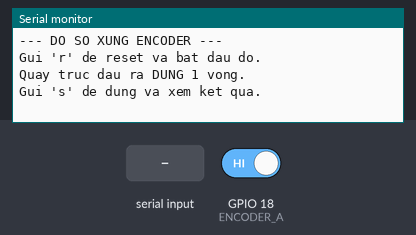
Bench run of a sketch on a simulated ESP32. Shown: the last lines printed to the serial monitor. The test bench sets the inputs (shaded band); at power-on: GPIO 18 (ENCODER_A) HIGH.

Above: at 1.2 s.
1.3 s: "r" received over Serial
At 1.8 s:
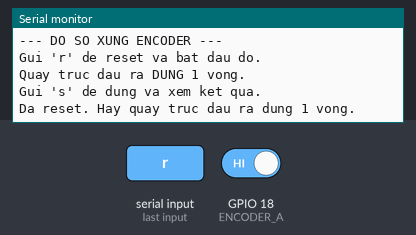
2.8 s: "s" received over Serial
At 4.2 s:
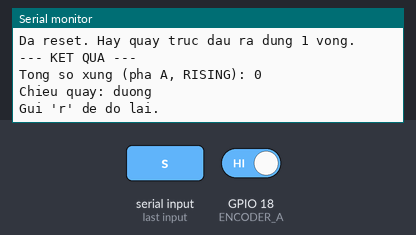

Measured:
- after the input at 1.3 s, the serial monitor: prints a new line at once (image 1)
- after the input at 2.8 s, the serial monitor: prints a new line at once (image 2)

The sketch:

doxungdoxung.ino
```cpp
/*
  ESP32: ĐO SỐ XUNG ENCODER TRONG 1 VÒNG QUAY

  Kết nối:
  - Encoder pha A -> GPIO 18
  - Encoder pha B -> GPIO 19
  - Encoder VCC   -> 3.3V
  - Encoder GND   -> GND

  Điều khiển qua Serial Monitor, baud rate 115200:
  - Gửi r: reset bộ đếm và bắt đầu đo
  - Quay trục đầu ra đúng 1 vòng
  - Gửi s: dừng đo và in số xung
*/


// Pha A tạo interrupt để đếm xung.
#define ENCODER_A 18

// Pha B chỉ dùng để xác định chiều quay.
#define ENCODER_B 19


// Biến đếm xung encoder.
volatile long encoder_ticks = 0;

// Cho biết hiện có đang thực hiện phép đo không.
volatile bool is_measuring = false;

// Mutex để ESP32 đọc/ghi biến từ interrupt an toàn.
portMUX_TYPE encoder_mutex = portMUX_INITIALIZER_UNLOCKED;


// Hàm chạy khi pha A chuyển từ LOW sang HIGH.
void IRAM_ATTR encoderCallback() {
  portENTER_CRITICAL_ISR(&encoder_mutex);

  // Chỉ đếm xung khi người dùng đã gửi lệnh "r".
  if (is_measuring) {
    /*
      Đếm có dấu:
      - Pha B HIGH: tăng xung
      - Pha B LOW: giảm xung

      Dùng abs() khi in kết quả để có tổng số xung,
      không phụ thuộc chiều quay.
    */
    if (digitalRead(ENCODER_B) == HIGH) {
      encoder_ticks++;
    } else {
      encoder_ticks--;
    }
  }

  portEXIT_CRITICAL_ISR(&encoder_mutex);
}


void setup() {
  Serial.begin(115200);

  // Thiết lập hai chân encoder là đầu vào.
  pinMode(ENCODER_A, INPUT);
  pinMode(ENCODER_B, INPUT);

  /*
    Gắn interrupt vào pha A.
    Mỗi cạnh lên của pha A được tính là một xung.
  */
  attachInterrupt(
    digitalPinToInterrupt(ENCODER_A),
    encoderCallback,
    RISING
  );

  Serial.println("\n--- DO SO XUNG ENCODER ---");
  Serial.println("Gui 'r' de reset va bat dau do.");
  Serial.println("Quay truc dau ra DUNG 1 vong.");
  Serial.println("Gui 's' de dung va xem ket qua.");
}


void loop() {
  // Kiểm tra lệnh gửi từ Serial Monitor.
  if (Serial.available() > 0) {
    char command = Serial.read();

    // r = reset và bắt đầu đếm xung.
    if (command == 'r' || command == 'R') {
      portENTER_CRITICAL(&encoder_mutex);

      encoder_ticks = 0;
      is_measuring = true;

      portEXIT_CRITICAL(&encoder_mutex);

      Serial.println("Da reset. Hay quay truc dau ra dung 1 vong.");
    }

    // s = dừng và hiển thị kết quả.
    if (command == 's' || command == 'S') {
      long ticks;

      portENTER_CRITICAL(&encoder_mutex);

      is_measuring = false;
      ticks = encoder_ticks;

      portEXIT_CRITICAL(&encoder_mutex);

      Serial.println("\n--- KET QUA ---");
      Serial.print("Tong so xung (pha A, RISING): ");
      Serial.println(abs(ticks));

      Serial.print("Chieu quay: ");
      if (ticks >= 0) {
        Serial.println("duong");
      } else {
        Serial.println("am");
      }

      Serial.println("Gui 'r' de do lai.");
    }
  }
}
```
